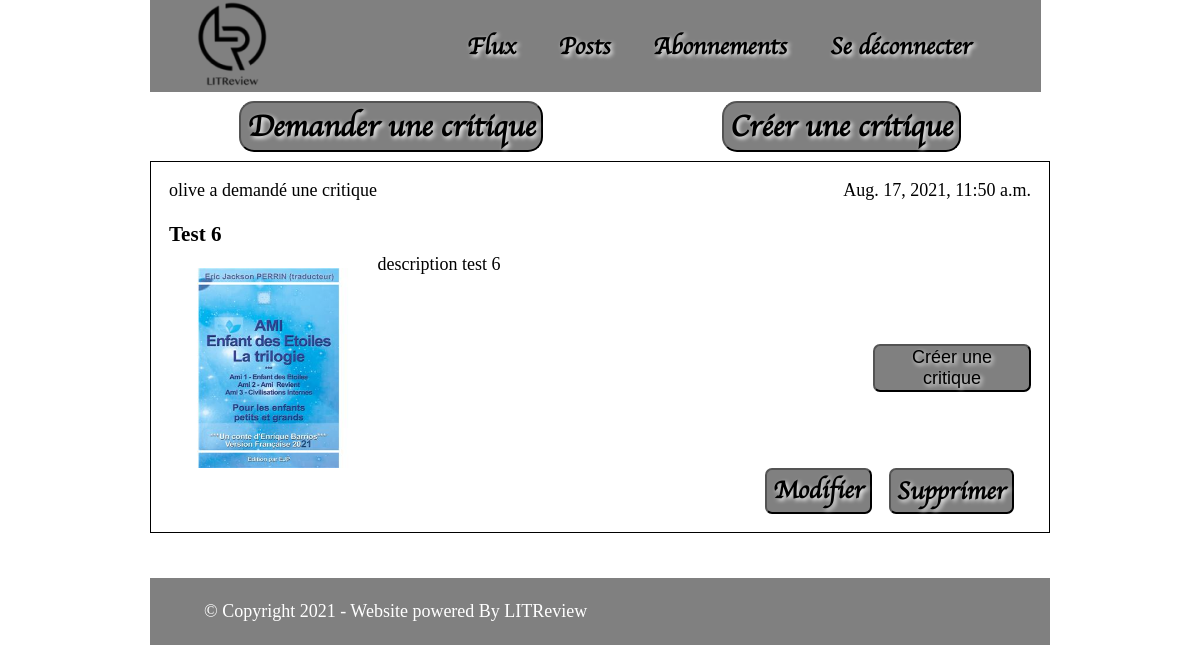
Screenshot of /base_app/my_posts (signed in) with the database file from the repository.
### base_app/models.py (models this page shows, shortened)
class Ticket(models.Model):
    title = models.CharField(max_length=128)
    description = models.CharField(max_length=2048, blank=True)
    time_created = models.DateTimeField(auto_now_add=True)
    user = models.ForeignKey(to=settings.AUTH_USER_MODEL, on_delete=models.CASCADE)
    image_directory_saved = 'PUBLIC_IMAGES/'
    image = models.ImageField(null=True, blank=True, upload_to=image_directory_saved)

### base_app/views.py (the view)
# urls.py: url('my_posts', views.my_posts, name='my_posts'),
def my_posts(request):
    reviews = mod.Review.objects.filter(user=request.user).order_by('-time_created')
    tickets = mod.Ticket.objects.filter(user=request.user).order_by('-time_created')
    reviews = reviews.annotate(content_type=Value('REVIEW', CharField()))
    tickets = tickets.annotate(content_type=Value('TICKET', CharField()))
    posts = sorted(
        chain(reviews, tickets),
        key=lambda post: post.time_created,
        reverse=True
    )
    context = {'posts': posts, 'buttons': True}
    return render(request, 'base_app/my_posts.html', context=context)

### base_app/templatetags/display_create_critic_button.py (called while the page is built)
def has_review(ticket_id):
    reviews = Review.objects.all()
    for review in reviews:
        if ticket_id == review.ticket.pk:
            return True
    return False

### base_app/templates/base_app/my_posts.html
{% extends 'base_app/base.html' %}
{% block flux-posts %}
    {% for post in posts %}
        {% if post.content_type == 'TICKET'%}
            {% include 'base_app/ticket.html' %}
        {% elif post.content_type == 'REVIEW'%}
            {% include 'base_app/review.html' %}
                {% endif %}
    {% endfor %}
{% endblock %}

### base_app/templates/base_app/ticket.html
{% load static %}
{% load display_create_critic_button %}
<div class="ticket">
    <div class="top-ticket">
        <div>{{post.user.username}} a demandé une critique </div>
        <div>{{post.time_created}}</div>
    </div>
    <h3> {{post.title}}</h3>
    <div class="ticket-content">
        <img src="{% static 'base_app/' %}{{post.image}}" id="ticket_image">
        <p class="description">{{post.description}}</p>
        {% if not post.pk|has_review %}
            <button id="add_critic"
                    onclick="window.location.href='{% url 'base_app:create_review_from_ticket' ticket_id=post.pk %}';">
                    Créer une critique
            </button>
        {% endif %}
    </div>
    {% if post.user == request.user %}
        <div class="change_buttons">
            <button class="end_button"><a class="modify" href="{%url 'base_app:modify_ticket' ticket_id=post.pk %}">
                Modifier
            </a></button>
            <button class="end_button" id="delete"
                onclick="window.location.href='{% url 'base_app:ask_delete_ticket' ticket_id=post.pk %}';">
                Supprimer
            </button>
        </div>
    {% endif %}
</div>

### base_app/static/base_app/stylesheets/feed.css (style rules this page uses)
body { background-image: url("../images/fond_bibli_resized.png"); background-attachment: fixed; padding: 0px;; margin: 0 auto; max-width: 900px; overflow: visible; color: black; font-size: 18px; }
.change_buttons { display: flex; justify-content: right; padding-right: 2%; }
.end_button { border-radius: 7px; background: grey; font-size: 18px; text-decoration: none; text-shadow: 2px 2px 4px white; margin-left: 2%; visibility: normal; }
#delete { font-family: 'Apple Chancery'; text-shadow: 2px 2px 4px white; color: black; font-size: 25px; font-weight: bold; }
.modify { font-family: 'Apple Chancery'; text-shadow: 2px 2px 4px white; color: black; font-size: 25px; font-weight: bold; }
.ticket { display: flex; flex-direction: column; border: 1px black solid; padding: 1em 0; margin-top: 1%; background: white; padding-left: 2%; padding-right: 2%; }
.top-ticket { display: flex; justify-content: space-between; }
.ticket-content { display: flex; }
.description { margin-left: 5%; word-wrap: break-word; width: 400px; }
#ticket_image { width: 200px; }
#add_critic { border-radius: 7px; background: grey; margin: auto; font-size:18px; text-shadow: 2px 2px 4px white; }
.description { margin-top: -2%; margin-left: 1%; width: 500px; word-wrap: break-word; }
p { font: 1em/1.5 Palatino, "Palatino Linotype", Georgia, Times, "Times New Roman", serif; }
img { max-width: 100%; height: auto; }
a { font: 700 1em/1.5 "Helvetica Neue", Helvetica, Arial, sans-serif; text-decoration: none }

### rows the page displays
Ticket: user.username "olive", time_created "Aug. 17, 2021, 11:50 a.m.", title "Test 6", image (picture), description "description test 6", shows "Créer une critique", shows "Modifier"
